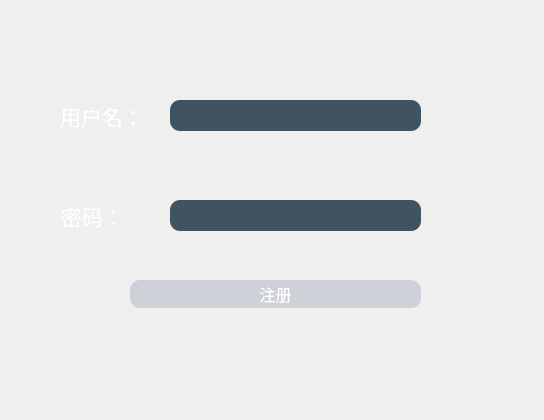
<?xml version="1.0" encoding="UTF-8"?>
<ui version="4.0">
 <class>Register</class>
 <widget class="QWidget" name="Register">
  <property name="geometry">
   <rect>
    <x>0</x>
    <y>0</y>
    <width>544</width>
    <height>420</height>
   </rect>
  </property>
  <property name="windowTitle">
   <string>Form</string>
  </property>
  <property name="styleSheet">
   <string notr="true">.QFrame{
   border:sold 10px rgba(0,0,0);
   border-image: url(:/new/prefix1/images/register.jpg);
}
QLineEdit{
color:#8d98a1;
background-color:#405361;
font-size:16px;
border-style:outset;
border-radius:10px;
font-style:MingLiU-ExtB;
}
QPushButton{
color:white;
background:#ced1d8;
border-style:outset;
border-radius:10px;
font-style:MingLiU-ExtB;
font-size:16px;
}
QPushButton:pressed{
background-color:rgb(224,0,0);
border-style:inset;
}
QPushButton：hover{
   background-color:rgb(224,100,100);
}
QLabel{
background:rgba(85,170,255,0);
color:white;
font-style:楷体;
}
QToolButton{
     border-image: url(:/new/prefix1/images/back.jpg);
     border:flat;
     background:transparent;
}</string>
  </property>
  <widget class="QFrame" name="frame">
   <property name="geometry">
    <rect>
     <x>10</x>
     <y>10</y>
     <width>531</width>
     <height>401</height>
    </rect>
   </property>
   <property name="frameShape">
    <enum>QFrame::StyledPanel</enum>
   </property>
   <property name="frameShadow">
    <enum>QFrame::Raised</enum>
   </property>
   <widget class="QLabel" name="label_2">
    <property name="geometry">
     <rect>
      <x>50</x>
      <y>70</y>
      <width>101</width>
      <height>71</height>
     </rect>
    </property>
    <property name="font">
     <font>
      <family>楷体</family>
      <pointsize>16</pointsize>
     </font>
    </property>
    <property name="text">
     <string>用户名：</string>
    </property>
   </widget>
   <widget class="QLabel" name="label_3">
    <property name="geometry">
     <rect>
      <x>40</x>
      <y>170</y>
      <width>101</width>
      <height>71</height>
     </rect>
    </property>
    <property name="font">
     <font>
      <family>楷体</family>
      <pointsize>16</pointsize>
     </font>
    </property>
    <property name="text">
     <string>  密码：</string>
    </property>
   </widget>
   <widget class="QLineEdit" name="userL">
    <property name="geometry">
     <rect>
      <x>160</x>
      <y>90</y>
      <width>251</width>
      <height>31</height>
     </rect>
    </property>
   </widget>
   <widget class="QLineEdit" name="passwordLine">
    <property name="geometry">
     <rect>
      <x>160</x>
      <y>190</y>
      <width>251</width>
      <height>31</height>
     </rect>
    </property>
    <property name="text">
     <string/>
    </property>
    <property name="echoMode">
     <enum>QLineEdit::Password</enum>
    </property>
   </widget>
   <widget class="QPushButton" name="pushButton">
    <property name="geometry">
     <rect>
      <x>120</x>
      <y>270</y>
      <width>291</width>
      <height>28</height>
     </rect>
    </property>
    <property name="font">
     <font>
      <family>楷体</family>
      <pointsize>-1</pointsize>
     </font>
    </property>
    <property name="text">
     <string>注册</string>
    </property>
   </widget>
  </widget>
 </widget>
 <resources/>
 <connections/>
</ui>
